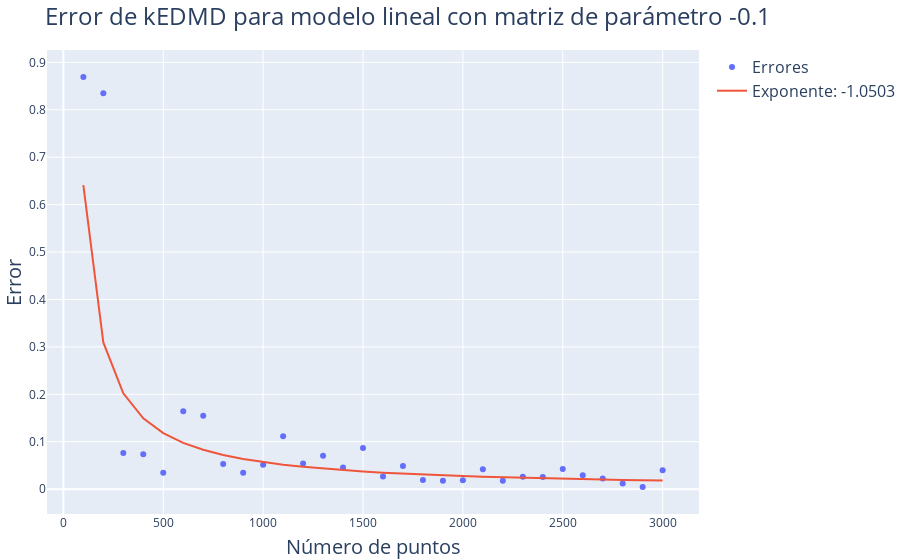

Source (notebook cell):
### Code cell
# Alpha a utilizar
alpha = -0.1

# Número de puntos
Ns = np.arange(100, 3100, 100)

# Errores
errors = np.zeros(len(Ns))

# Cálculo de errores
for i in range(len(Ns)):
    x, x_koop, _, _  = compute_linear_kedmd(alpha, Ns[i])
    errors[i] = np.linalg.norm(x - x_koop)

# Ajustar una curva como raíz cuadrada a los errores
fit = np.polyfit(np.log(Ns), np.log(errors), 1)

# Plot
fig = go.Figure()

fig.add_trace(go.Scatter(x=Ns, y=errors, name='Errores', mode='markers'))
fig.add_trace(go.Scatter(x=Ns, y=np.exp(fit[1])*Ns**fit[0], name=f'Exponente: {fit[0].round(4)}', mode='lines'))

# Colocar titulo
fig.update_layout(
    title=f"Error de kEDMD para modelo lineal con matriz de parámetro {alpha}",
    xaxis_title="Número de puntos",
    yaxis_title="Error",
    margin=dict(l=0, r=0, t=50, b=0)
    )

fig.write_image(img_path+"Linear2Errors.pdf")

fig.show()

### Figure 1 — Plotly figure (JSON) as saved in the notebook; plotly's stock layout.template omitted (floating-point values rounded to 4 significant figures)
{"data": [{"mode": "markers", "name": "Errores", "type": "scatter", "x": [100, 200, 300, 400, 500, 600, 700, 800, 900, 1000, 1100, 1200, 1300, 1400, 1500, 1600, 1700, 1800, 1900, 2000, 2100, 2200, 2300, 2400, 2500, 2600, 2700, 2800, 2900, 3000], "y": [0.8692, 0.8351, 0.0764, 0.07376, 0.03472, 0.1642, 0.1549, 0.05281, 0.03465, 0.05164, 0.1115, 0.05398, 0.07053, 0.04579, 0.08671, 0.02692, 0.04901, 0.01954, 0.0175, 0.01878, 0.04171, 0.01773, 0.026, 0.02561, 0.04228, 0.02953, 0.02244, 0.01196, 0.004426, 0.03967]}, {"mode": "lines", "name": "Exponente: -1.0503", "type": "scatter", "x": [100, 200, 300, 400, 500, 600, 700, 800, 900, 1000, 1100, 1200, 1300, 1400, 1500, 1600, 1700, 1800, 1900, 2000, 2100, 2200, 2300, 2400, 2500, 2600, 2700, 2800, 2900, 3000], "y": [0.641, 0.3095, 0.2022, 0.1494, 0.1182, 0.09762, 0.08303, 0.07216, 0.06376, 0.05708, 0.05165, 0.04714, 0.04333, 0.04009, 0.03729, 0.03484, 0.03269, 0.03079, 0.02909, 0.02756, 0.02619, 0.02494, 0.0238, 0.02276, 0.0218, 0.02092, 0.02011, 0.01936, 0.01866, 0.018]}], "layout": {"margin": {"b": 0, "l": 0, "r": 0, "t": 50}, "title": {"text": "Error de kEDMD para modelo lineal con matriz de parámetro -0.1"}, "xaxis": {"title": {"text": "Número de puntos"}}, "yaxis": {"title": {"text": "Error"}}}}
